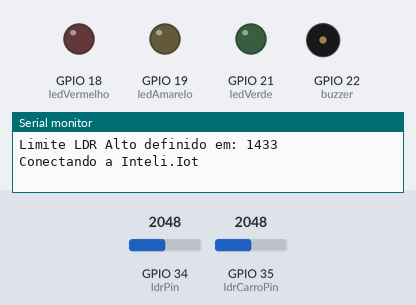
A sketch run on a simulated ESP32. Shown: output pins drawn as LEDs (lit = HIGH), buzzer (waves = sounding, pin HIGH), the last lines printed to the serial monitor. Dashed ring = blinking. The inputs (shaded band) are chosen by the test bench; at power-on: GPIO 34 (ldrPin) = 2048, GPIO 35 (ldrCarroPin) = 2048. WiFi joins after 1.5 s; servers stay silent unless stated; no MQTT or app messages arrive unless stated.

Above: at 0.1 s.
At 2.7 s:
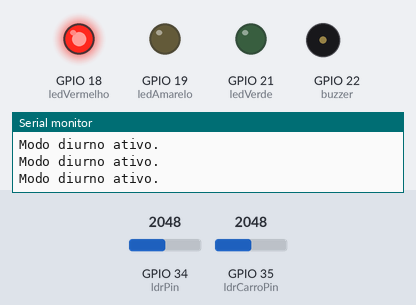
2.8 s: GPIO 34 (ldrPin) set to 653
4.3 s: GPIO 34 (ldrPin) set to 569
At 4.7 s:
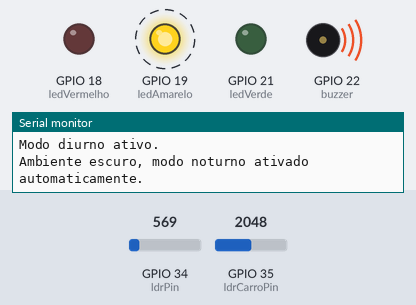
Timing chart, 0 to 12.8 s (numbered marks = the images above; inputs shaded):
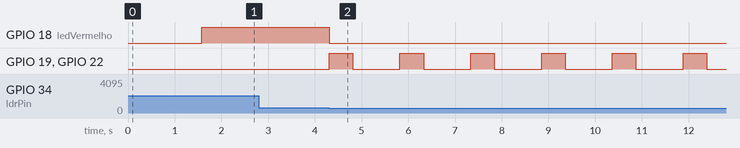

Measured:
- the behaviour switches between 614 and 613 on GPIO 34 (ldrPin) (found by bisection; images 1 and 2)
- after the input at 4.3 s, GPIO 19 (ledAmarelo), GPIO 22 (buzzer): alternates HIGH for 0.51 s and LOW for 1.0 s, starting at once; GPIO 21 (ledVerde): stays LOW (without the input it goes to HIGH after 3.8 s)

The sketch:

prototipo1.ino
```cpp
#include <WiFi.h>
#include <PubSubClient.h>
#include <ArduinoJson.h>

// Definindo os pinos dos LEDs e outros componentes
const uint8_t ledVermelho = 18;
const uint8_t ledAmarelo = 19;
const uint8_t ledVerde = 21;
const uint8_t buzzer = 22;
const uint8_t ldrPin = 34;        // LDR do ambiente
const uint8_t ldrCarroPin = 35;   // LDR para detectar carros

// Configuração Wi-Fi
const char* ssid = "Inteli.Iot";
const char* password = "@Intelix10T#";

// Configuração MQTT Ubidots
const char* mqtt_server = "industrial.api.ubidots.com";
const char* mqtt_token = "BBUS-th90PttoOcHlpGEaNfr2i4B3EC2ech"; // Token do dispositivo B
const char* client_id = "esp32_t12_g04_a"; // Identificador único para o dispositivo B

// Tópicos MQTT
const char* topic_modo_noturno = "/v1.6/devices/esp32_t12_g04_a/modo_noturno";
const char* topic_ldr = "/v1.6/devices/esp32_t12_g04_a/ldr_valor";
const char* topic_led_verde = "/v1.6/devices/esp32_t12_g04_a/led_verde";

WiFiClient espClient;
PubSubClient client(espClient);

bool modoNoturnoGlobal = false;
bool modoNoturnoAutomatico = false;
bool carroDetectado = false; // Estado do novo LDR
bool ledVerdeManual = false; // Novo estado para LED verde manual

// Variáveis para armazenar o tempo configurado
unsigned long tempoVermelho = 6000;
unsigned long tempoAmarelo = 2000;
unsigned long tempoVerde = 2000;

const float resistorSerie = 10000; // Resistor em série com o LDR em ohms

class Semaforo {
  private:
    uint8_t estado;
    unsigned long tempoAnterior;

  public:
    Semaforo() : estado(0), tempoAnterior(0) {}

    void apagarTodos() {
      digitalWrite(ledVermelho, LOW);
      digitalWrite(ledAmarelo, LOW);
      digitalWrite(ledVerde, LOW);
      digitalWrite(buzzer, LOW);
    }

    void iniciarModoDiurno() {
      unsigned long tempoAtual = millis();

      switch (estado) {
        case 0:  // Vermelho
          digitalWrite(ledVermelho, HIGH);
          if (tempoAtual - tempoAnterior >= tempoVermelho) {
            digitalWrite(ledVermelho, LOW);
            estado = 1;
            tempoAnterior = tempoAtual;
          }
          break;

        case 1:  // Amarelo
          digitalWrite(ledAmarelo, HIGH);
          if (tempoAtual - tempoAnterior >= tempoAmarelo) {
            digitalWrite(ledAmarelo, LOW);
            estado = 2;
            tempoAnterior = tempoAtual;
          }
          break;

        case 2:  // Verde
          digitalWrite(ledVerde, HIGH);
          if (tempoAtual - tempoAnterior >= tempoVerde) {
            digitalWrite(ledVerde, LOW);
            estado = 3;
            tempoAnterior = tempoAtual;
          }
          break;

        case 3:  // Amarelo piscando
          if (tempoAtual - tempoAnterior >= tempoAmarelo) {
            digitalWrite(ledAmarelo, LOW);
            estado = 0;
            tempoAnterior = tempoAtual;
          } else {
            digitalWrite(ledAmarelo, HIGH);
          }
          break;
      }
    }

    void iniciarModoNoturno() {
      static bool estadoAmarelo = false; // Armazena o estado atual do LED (ligado ou desligado)
      unsigned long tempoAtual = millis();

      // Defina tempos diferentes para os estados ligado e desligado
      unsigned long tempoLigado = 500; // Tempo que o LED ficará ligado (500 ms)
      unsigned long tempoDesligado = 1000; // Tempo que o LED ficará desligado (1000 ms)

      if (estadoAmarelo && (tempoAtual - tempoAnterior >= tempoLigado)) {
        // Se o LED está ligado e já passou o tempoLigado, desligue-o
        digitalWrite(ledAmarelo, LOW);
        digitalWrite(buzzer, LOW);
        estadoAmarelo = false;
        tempoAnterior = tempoAtual;
      } else if (!estadoAmarelo && (tempoAtual - tempoAnterior >= tempoDesligado)) {
        // Se o LED está desligado e já passou o tempoDesligado, ligue-o
        digitalWrite(ledAmarelo, HIGH);
        digitalWrite(buzzer, HIGH);
        estadoAmarelo = true;
        tempoAnterior = tempoAtual;
      }
    }

    void manterVerde() {
      apagarTodos();
      digitalWrite(ledVerde, HIGH);
    }
};

class SensorLDR {
  private:
    uint16_t valorLDR;
    uint16_t limiteBaixo;
    uint16_t limiteAlto;

  public:
    SensorLDR() : valorLDR(0), limiteBaixo(0), limiteAlto(0) {}

    void inicializar(uint8_t pin) {
      valorLDR = analogRead(pin);
      limiteBaixo = valorLDR * 0.3;
      limiteAlto = valorLDR * 0.7;
      Serial.print("LDR no pino ");
      Serial.print(pin);
      Serial.print(" - Limite LDR Baixo definido em: ");
      Serial.println(limiteBaixo);
      Serial.print("Limite LDR Alto definido em: ");
      Serial.println(limiteAlto);
    }

    int lerValorLDR(uint8_t pin) {
      valorLDR = analogRead(pin);
      return valorLDR;
    }

    float converterLDRParaLux(int valorADC) {
      float resistenciaLDR = resistorSerie * ((4095.0 / valorADC) - 1);
      float lux = 500 / (resistenciaLDR / 1000);
      return lux;
    }

    bool verificarLuminosidade(uint8_t pin) {
      valorLDR = lerValorLDR(pin);
      return valorLDR < limiteBaixo;
    }
};

Semaforo semaforo;
SensorLDR sensorAmbiente;
SensorLDR sensorCarro;

void callback(char* topic, byte* payload, unsigned int length) {
  payload[length] = '\0'; // Garante que a string esteja terminada
  Serial.print("Mensagem recebida no tópico: ");
  Serial.println(topic);

  if (String(topic) == topic_modo_noturno) {
    DynamicJsonDocument doc(1024);
    DeserializationError error = deserializeJson(doc, payload);

    if (error) {
      Serial.print("Erro ao analisar JSON: ");
      Serial.println(error.c_str());
      return;
    }

    float valorRecebido = doc["value"];
    Serial.print("Valor recebido para modo_noturno: ");
    Serial.println(valorRecebido);

    if (valorRecebido == 1) {
      modoNoturnoGlobal = true;
      modoNoturnoAutomatico = false; // Desativa o modo automático
      semaforo.apagarTodos(); // Garante que todos os LEDs sejam apagados
      Serial.println("Modo noturno ativado via MQTT");
    } else if (valorRecebido == 0) {
      modoNoturnoGlobal = false;
      semaforo.apagarTodos();
      Serial.println("Modo noturno desativado via MQTT");
    }
  }

  if (String(topic) == topic_led_verde) {
    DynamicJsonDocument doc(1024);
    DeserializationError error = deserializeJson(doc, payload);

    if (error) {
      Serial.print("Erro ao analisar JSON: ");
      Serial.println(error.c_str());
      return;
    }

    float valorRecebido = doc["value"];
    Serial.print("Valor recebido para led_verde: ");
    Serial.println(valorRecebido);

    if (valorRecebido == 1) {
      ledVerdeManual = true;
      digitalWrite(ledVerde, HIGH);
      Serial.println("LED verde ativado via MQTT");
    } else if (valorRecebido == 0) {
      ledVerdeManual = false;
      digitalWrite(ledVerde, LOW);
      Serial.println("LED verde desativado via MQTT");
    }
  }
}

void setup_wifi() {
  delay(10);
  Serial.println();
  Serial.print("Conectando a ");
  Serial.println(ssid);

  WiFi.begin(ssid, password);

  while (WiFi.status() != WL_CONNECTED) {
    delay(500);
    Serial.print(".");
  }

  Serial.println();
  Serial.println("WiFi conectado");
  Serial.print("Endereço IP: ");
  Serial.println(WiFi.localIP());
}

void reconnect() {
  while (!client.connected()) {
    Serial.print("Tentando conexão MQTT...");
    if (client.connect(client_id, mqtt_token, "")) {
      Serial.println("Conectado ao MQTT");
      client.subscribe(topic_modo_noturno);
      client.subscribe(topic_led_verde); // Inscrição no tópico do LED verde
    } else {
      Serial.print("Falha, rc=");
      Serial.print(client.state());
      Serial.println(" Tentando novamente em 5 segundos");
      delay(5000);
    }
  }
}

void setup() {
  pinMode(ledVermelho, OUTPUT);
  pinMode(ledAmarelo, OUTPUT);
  pinMode(ledVerde, OUTPUT);
  pinMode(buzzer, OUTPUT);

  sensorAmbiente.inicializar(ldrPin);
  sensorCarro.inicializar(ldrCarroPin);

  Serial.begin(115200);
  setup_wifi();

  client.setServer(mqtt_server, 1883);
  client.setCallback(callback);
}

void loop() {
  if (!client.connected()) {
    reconnect();
  }
  client.loop();

  int ldrValue = sensorAmbiente.lerValorLDR(ldrPin);
  float lux = sensorAmbiente.converterLDRParaLux(ldrValue);

  DynamicJsonDocument doc(1024);
  doc["value"] = lux;
  String ldrPayload;
  serializeJson(doc, ldrPayload);
  client.publish(topic_ldr, ldrPayload.c_str());

  bool ambienteEscuro = sensorAmbiente.verificarLuminosidade(ldrPin);
  bool carroPresente = sensorCarro.verificarLuminosidade(ldrCarroPin);

  if (!modoNoturnoAutomatico && modoNoturnoGlobal) {
    semaforo.iniciarModoNoturno();
    return; // Garante que o modo noturno manual prevaleça
  }

  if (modoNoturnoGlobal && !ambienteEscuro) {
    modoNoturnoGlobal = false;
    semaforo.apagarTodos();
    Serial.println("Modo noturno desativado, luminosidade restaurada.");
  }

  if (ledVerdeManual) {
    return; // Se o LED verde manual está ativo, nada mais deve ser feito
  }

  if (modoNoturnoGlobal) {
    semaforo.iniciarModoNoturno();
  } else if (carroPresente) {
    semaforo.manterVerde();
    carroDetectado = true;
    Serial.println("Carro detectado, semáforo mantido verde.");
  } else if (!carroPresente && carroDetectado) {
    carroDetectado = false;
    semaforo.apagarTodos();
    semaforo.iniciarModoDiurno();
    Serial.println("Carro removido, retornando ao modo diurno.");
  } else if (ambienteEscuro) {
    modoNoturnoAutomatico = true;
    modoNoturnoGlobal = true;
    semaforo.apagarTodos();
    semaforo.iniciarModoNoturno();
    Serial.println("Ambiente escuro, modo noturno ativado automaticamente.");
  } else {
    modoNoturnoAutomatico = false;
    semaforo.iniciarModoDiurno();
    Serial.println("Modo diurno ativo.");
  }

  delay(100);
}
```
